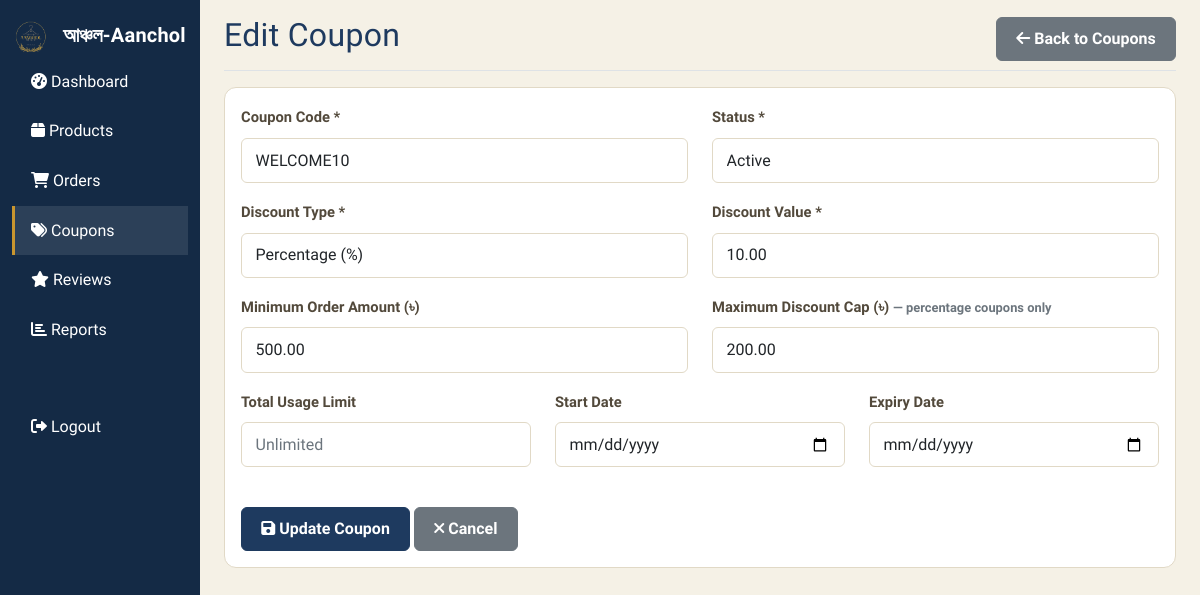
Screenshot of /admin/edit-coupon.php?id=1 (signed in) with the database file from the repository.
### tables this page shows
CREATE TABLE coupons (
    id INT PRIMARY KEY AUTO_INCREMENT,
    code VARCHAR(50) UNIQUE NOT NULL,
    discount_type ENUM('percentage', 'fixed') NOT NULL DEFAULT 'percentage',
    discount_value DECIMAL(10,2) NOT NULL,
    min_order_amount DECIMAL(10,2) DEFAULT 0,
    max_discount_amount DECIMAL(10,2) DEFAULT NULL,
    usage_limit INT DEFAULT NULL,
    used_count INT DEFAULT 0,
    starts_at DATE DEFAULT NULL,
    expires_at DATE DEFAULT NULL,
    status ENUM('active', 'inactive') DEFAULT 'active',
    created_at TIMESTAMP DEFAULT CURRENT_TIMESTAMP
);

### includes/functions.php (called while the page is built, shortened)
<?php
require_once __DIR__ . '/../config/database.php';
function getCouponById($id) {
    global $conn;
    $sql = "SELECT * FROM coupons WHERE id = :id";
    $stmt = $conn->prepare($sql);
    $stmt->bindParam(':id', $id);
    $stmt->execute();
    return $stmt->fetch(PDO::FETCH_ASSOC);
}
?>

### admin/edit-coupon.php (the view, shortened to what this page needs)
<?php
require_once '../config/database.php';
require_once '../includes/functions.php';
$coupon = getCouponById($_GET['id']);
?>
<!DOCTYPE html>
<html lang="en">
<head>
    <link href="https://cdn.jsdelivr.net/npm/bootstrap@5.1.3/dist/css/bootstrap.min.css" rel="stylesheet">
    <link rel="stylesheet" href="https://cdnjs.cloudflare.com/ajax/libs/font-awesome/6.0.0/css/all.min.css">
    <link rel="stylesheet" href="../css/style.css">
</head>
<body>
    <div class="container-fluid">
        <div class="row">
            <?php include 'includes/sidebar.php'; ?>
            <main class="col-md-10 ms-sm-auto px-md-4">
                <div class="d-flex justify-content-between flex-wrap flex-md-nowrap align-items-center pt-3 pb-2 mb-3 border-bottom">
                    <h1 class="h2">Edit Coupon</h1>
                    <a href="coupons.php" class="btn btn-secondary">
                        <i class="fas fa-arrow-left"></i> Back to Coupons
                    </a>
                </div>
                <div class="card">
                    <div class="card-body">
                        <form method="POST">
                            <div class="row">
                                <div class="col-md-6 mb-3">
                                    <label for="code" class="form-label">Coupon Code *</label>
                                    <input type="text" class="form-control text-uppercase" id="code" name="code"
                                           value="<?= htmlspecialchars($coupon['code']) ?>" required>
                                </div>
                                <div class="col-md-6 mb-3">
                                    <label for="status" class="form-label">Status *</label>
                                    <select class="form-control" id="status" name="status" required>
                                        <option value="active" <?= $coupon['status'] == 'active' ? 'selected' : '' ?>>Active</option>
                                    </select>
                                </div>
                            </div>
                            <div class="row">
                                <div class="col-md-6 mb-3">
                                    <label for="discount_type" class="form-label">Discount Type *</label>
                                    <select class="form-control" id="discount_type" name="discount_type" required>
                                        <option value="percentage" <?= $coupon['discount_type'] == 'percentage' ? 'selected' : '' ?>>Percentage (%)</option>
                                    </select>
                                </div>
                                <div class="col-md-6 mb-3">
                                    <label for="discount_value" class="form-label">Discount Value *</label>
                                    <input type="number" step="0.01" min="0" class="form-control" id="discount_value" name="discount_value" value="<?= htmlspecialchars($coupon['discount_value']) ?>" required>
                                </div>
                            </div>
                            <div class="row">
                                <div class="col-md-6 mb-3">
                                    <label for="min_order_amount" class="form-label">Minimum Order Amount (৳)</label>
                                    <input type="number" step="0.01" min="0" class="form-control" id="min_order_amount" name="min_order_amount" value="<?= htmlspecialchars($coupon['min_order_amount']) ?>">
                                </div>
                                <div class="col-md-6 mb-3">
                                    <label for="max_discount_amount" class="form-label">Maximum Discount Cap (৳) <small class="text-muted">— percentage coupons only</small></label>
                                    <input type="number" step="0.01" min="0" class="form-control" id="max_discount_amount" name="max_discount_amount" value="<?= htmlspecialchars($coupon['max_discount_amount'] ?? '') ?>" placeholder="No cap">
                                </div>
                            </div>
                            <div class="row">
                                <div class="col-md-4 mb-3">
                                    <label for="usage_limit" class="form-label">Total Usage Limit</label>
                                    <input type="number" min="1" class="form-control" id="usage_limit" name="usage_limit" value="<?= htmlspecialchars($coupon['usage_limit'] ?? '') ?>" placeholder="Unlimited">
                                </div>
                                <div class="col-md-4 mb-3">
                                    <label for="starts_at" class="form-label">Start Date</label>
                                    <input type="date" class="form-control" id="starts_at" name="starts_at" value="<?= htmlspecialchars($coupon['starts_at'] ?? '') ?>">
                                </div>
                                <div class="col-md-4 mb-3">
                                    <label for="expires_at" class="form-label">Expiry Date</label>
                                    <input type="date" class="form-control" id="expires_at" name="expires_at" value="<?= htmlspecialchars($coupon['expires_at'] ?? '') ?>">
                                </div>
                            </div>
                            <div class="mt-4">
                                <button type="submit" class="btn btn-primary">
                                    <i class="fas fa-save"></i> Update Coupon
                                </button>
                                <a href="coupons.php" class="btn btn-secondary">
                                    <i class="fas fa-times"></i> Cancel
                                </a>
                            </div>
                        </form>
                    </div>
                </div>
            </main>
        </div>
    </div>
</body>
</html>

### css/style.css (style rules this page uses)
:root { --color-indigo: #1E3A5F; --color-indigo-dark: #142A45; --color-indigo-light: #2E5480; --color-pink: #B23A62; --color-pink-dark: #8E2C4C; --color-gold: #C9962F; --color-gold-light: #E4B95C; --color-ivory: #F5F1E6; --color-ivory-dim: #EDE6D6; --color-charcoal: #26221C; --color-charcoal-soft: #52493B; --color-white: #FFFFFF; --color-success: #3F7D53; --color-danger: #B23A3A; --color-warning: #C9962F; --color-border: #E1D9C6; --font-display: 'Baloo Da 2', 'Hind Siliguri', sans-serif; --font-body: 'Hind Siliguri', 'Segoe UI', Tahoma, sans-serif; --font-data: 'Inter', 'Hind Siliguri', sans-serif; --radius-sm: 6px; --radius-md: 12px; --radius-lg: 20px; --shadow-soft: 0 4px 20px rgba(38, 34, 28, 0.08); --shadow-lift: 0 12px 32px rgba(30, 58, 95, 0.16); --transition: 220ms cubic-bezier(0.4, 0, 0.2, 1); }
* { -webkit-font-smoothing: antialiased; }
html { scroll-behavior: smooth; }
body { font-family: var(--font-body); background-color: var(--color-ivory); color: var(--color-charcoal); line-height: 1.6; }
h1, h2, h3, h4, h5, h6, .card-title, .navbar-brand-text { font-family: var(--font-display); font-weight: 700; color: var(--color-indigo); letter-spacing: 0.01em; }
.btn { font-weight: 600; border-radius: var(--radius-sm); padding: 0.55rem 1.2rem; transition: transform var(--transition), box-shadow var(--transition), background-color var(--transition); }
.btn-primary { background-color: var(--color-indigo); border-color: var(--color-indigo); }
.card { border-radius: var(--radius-md); border-color: var(--color-border); }
.form-label { font-weight: 600; color: var(--color-charcoal-soft); font-size: 0.92rem; }
.form-control, .form-select { border-radius: var(--radius-sm); border-color: var(--color-border); padding: 0.6rem 0.85rem; }

### rows the page displays
coupons: code "WELCOME10", status "Active", discount_type "Percentage (%)", discount_value "10.00", min_order_amount "500.00", max_discount_amount "200.00"
